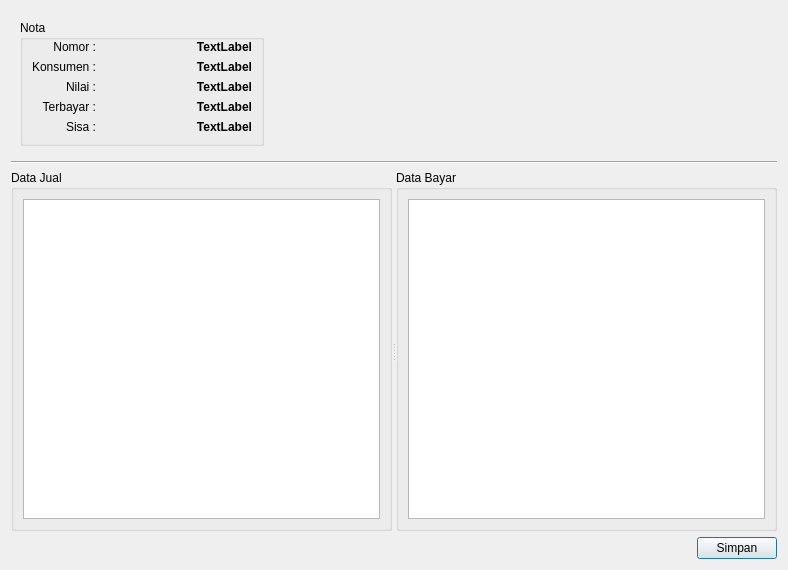
<?xml version="1.0" encoding="UTF-8"?>
<ui version="4.0">
 <class>EditorInvoice</class>
 <widget class="QDialog" name="EditorInvoice">
  <property name="geometry">
   <rect>
    <x>0</x>
    <y>0</y>
    <width>788</width>
    <height>570</height>
   </rect>
  </property>
  <property name="windowTitle">
   <string>Revisi Invoice</string>
  </property>
  <layout class="QVBoxLayout" name="verticalLayout_3" stretch="0,0,1,0">
   <item>
    <layout class="QHBoxLayout" name="horizontalLayout" stretch="0,1">
     <property name="leftMargin">
      <number>9</number>
     </property>
     <property name="topMargin">
      <number>9</number>
     </property>
     <property name="rightMargin">
      <number>9</number>
     </property>
     <property name="bottomMargin">
      <number>9</number>
     </property>
     <item>
      <widget class="QGroupBox" name="groupBox">
       <property name="title">
        <string>Nota</string>
       </property>
       <layout class="QGridLayout" name="gridLayout" columnstretch="0,1">
        <property name="leftMargin">
         <number>9</number>
        </property>
        <property name="topMargin">
         <number>0</number>
        </property>
        <property name="rightMargin">
         <number>9</number>
        </property>
        <property name="bottomMargin">
         <number>9</number>
        </property>
        <item row="0" column="1">
         <widget class="QLabel" name="labelNotaId">
          <property name="minimumSize">
           <size>
            <width>150</width>
            <height>0</height>
           </size>
          </property>
          <property name="font">
           <font>
            <bold>true</bold>
           </font>
          </property>
          <property name="text">
           <string>TextLabel</string>
          </property>
          <property name="alignment">
           <set>Qt::AlignmentFlag::AlignRight|Qt::AlignmentFlag::AlignTrailing|Qt::AlignmentFlag::AlignVCenter</set>
          </property>
         </widget>
        </item>
        <item row="0" column="0">
         <widget class="QLabel" name="label">
          <property name="text">
           <string>Nomor :</string>
          </property>
          <property name="alignment">
           <set>Qt::AlignmentFlag::AlignRight|Qt::AlignmentFlag::AlignTrailing|Qt::AlignmentFlag::AlignVCenter</set>
          </property>
         </widget>
        </item>
        <item row="4" column="0">
         <widget class="QLabel" name="label_4">
          <property name="text">
           <string>Sisa :</string>
          </property>
          <property name="alignment">
           <set>Qt::AlignmentFlag::AlignRight|Qt::AlignmentFlag::AlignTrailing|Qt::AlignmentFlag::AlignVCenter</set>
          </property>
         </widget>
        </item>
        <item row="3" column="1">
         <widget class="QLabel" name="labelTerbayar">
          <property name="font">
           <font>
            <bold>true</bold>
           </font>
          </property>
          <property name="text">
           <string>TextLabel</string>
          </property>
          <property name="alignment">
           <set>Qt::AlignmentFlag::AlignRight|Qt::AlignmentFlag::AlignTrailing|Qt::AlignmentFlag::AlignVCenter</set>
          </property>
         </widget>
        </item>
        <item row="3" column="0">
         <widget class="QLabel" name="label_3">
          <property name="text">
           <string>Terbayar :</string>
          </property>
          <property name="alignment">
           <set>Qt::AlignmentFlag::AlignRight|Qt::AlignmentFlag::AlignTrailing|Qt::AlignmentFlag::AlignVCenter</set>
          </property>
         </widget>
        </item>
        <item row="2" column="1">
         <widget class="QLabel" name="labelNilai">
          <property name="font">
           <font>
            <bold>true</bold>
           </font>
          </property>
          <property name="text">
           <string>TextLabel</string>
          </property>
          <property name="alignment">
           <set>Qt::AlignmentFlag::AlignRight|Qt::AlignmentFlag::AlignTrailing|Qt::AlignmentFlag::AlignVCenter</set>
          </property>
         </widget>
        </item>
        <item row="2" column="0">
         <widget class="QLabel" name="label_2">
          <property name="text">
           <string>Nilai :</string>
          </property>
          <property name="alignment">
           <set>Qt::AlignmentFlag::AlignRight|Qt::AlignmentFlag::AlignTrailing|Qt::AlignmentFlag::AlignVCenter</set>
          </property>
         </widget>
        </item>
        <item row="4" column="1">
         <widget class="QLabel" name="labelSisa">
          <property name="font">
           <font>
            <bold>true</bold>
           </font>
          </property>
          <property name="text">
           <string>TextLabel</string>
          </property>
          <property name="alignment">
           <set>Qt::AlignmentFlag::AlignRight|Qt::AlignmentFlag::AlignTrailing|Qt::AlignmentFlag::AlignVCenter</set>
          </property>
         </widget>
        </item>
        <item row="1" column="0">
         <widget class="QLabel" name="label_5">
          <property name="text">
           <string>Konsumen :</string>
          </property>
         </widget>
        </item>
        <item row="1" column="1">
         <widget class="QLabel" name="labelKonsumen">
          <property name="font">
           <font>
            <bold>true</bold>
           </font>
          </property>
          <property name="text">
           <string>TextLabel</string>
          </property>
          <property name="alignment">
           <set>Qt::AlignmentFlag::AlignRight|Qt::AlignmentFlag::AlignTrailing|Qt::AlignmentFlag::AlignVCenter</set>
          </property>
         </widget>
        </item>
       </layout>
      </widget>
     </item>
     <item>
      <spacer name="horizontalSpacer">
       <property name="orientation">
        <enum>Qt::Orientation::Horizontal</enum>
       </property>
       <property name="sizeHint" stdset="0">
        <size>
         <width>40</width>
         <height>20</height>
        </size>
       </property>
      </spacer>
     </item>
    </layout>
   </item>
   <item>
    <widget class="Line" name="line">
     <property name="orientation">
      <enum>Qt::Orientation::Horizontal</enum>
     </property>
    </widget>
   </item>
   <item>
    <widget class="QSplitter" name="splitter">
     <property name="orientation">
      <enum>Qt::Orientation::Horizontal</enum>
     </property>
     <widget class="QGroupBox" name="groupBox_2">
      <property name="title">
       <string>Data Jual</string>
      </property>
      <layout class="QVBoxLayout" name="verticalLayout">
       <item>
        <widget class="QTableView" name="jualView">
         <property name="contextMenuPolicy">
          <enum>Qt::ContextMenuPolicy::CustomContextMenu</enum>
         </property>
         <property name="selectionMode">
          <enum>QAbstractItemView::SelectionMode::SingleSelection</enum>
         </property>
         <property name="selectionBehavior">
          <enum>QAbstractItemView::SelectionBehavior::SelectRows</enum>
         </property>
         <property name="verticalScrollMode">
          <enum>QAbstractItemView::ScrollMode::ScrollPerPixel</enum>
         </property>
         <property name="horizontalScrollMode">
          <enum>QAbstractItemView::ScrollMode::ScrollPerPixel</enum>
         </property>
         <attribute name="horizontalHeaderStretchLastSection">
          <bool>true</bool>
         </attribute>
         <attribute name="verticalHeaderVisible">
          <bool>false</bool>
         </attribute>
         <attribute name="verticalHeaderMinimumSectionSize">
          <number>18</number>
         </attribute>
         <attribute name="verticalHeaderDefaultSectionSize">
          <number>18</number>
         </attribute>
        </widget>
       </item>
      </layout>
     </widget>
     <widget class="QGroupBox" name="groupBox_3">
      <property name="title">
       <string>Data Bayar</string>
      </property>
      <layout class="QVBoxLayout" name="verticalLayout_2">
       <item>
        <widget class="QTableView" name="bayarView">
         <property name="contextMenuPolicy">
          <enum>Qt::ContextMenuPolicy::CustomContextMenu</enum>
         </property>
         <property name="selectionMode">
          <enum>QAbstractItemView::SelectionMode::SingleSelection</enum>
         </property>
         <property name="selectionBehavior">
          <enum>QAbstractItemView::SelectionBehavior::SelectRows</enum>
         </property>
         <property name="verticalScrollMode">
          <enum>QAbstractItemView::ScrollMode::ScrollPerPixel</enum>
         </property>
         <property name="horizontalScrollMode">
          <enum>QAbstractItemView::ScrollMode::ScrollPerPixel</enum>
         </property>
         <attribute name="horizontalHeaderStretchLastSection">
          <bool>true</bool>
         </attribute>
         <attribute name="verticalHeaderVisible">
          <bool>false</bool>
         </attribute>
         <attribute name="verticalHeaderMinimumSectionSize">
          <number>18</number>
         </attribute>
         <attribute name="verticalHeaderDefaultSectionSize">
          <number>18</number>
         </attribute>
        </widget>
       </item>
      </layout>
     </widget>
    </widget>
   </item>
   <item alignment="Qt::AlignmentFlag::AlignRight">
    <widget class="QPushButton" name="pushButton">
     <property name="text">
      <string>Simpan</string>
     </property>
    </widget>
   </item>
  </layout>
 </widget>
 <resources/>
 <connections/>
</ui>
